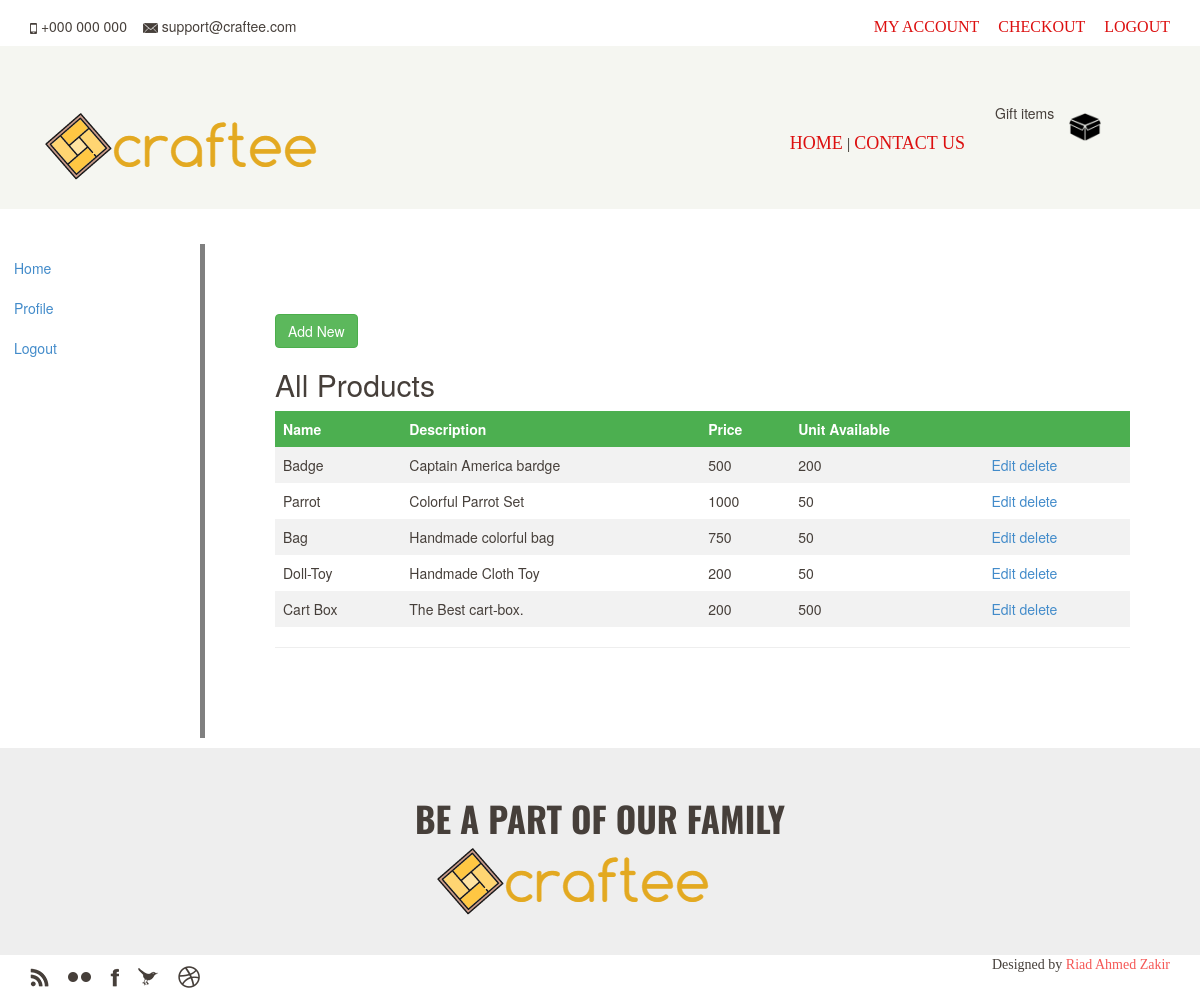
Screenshot of /product.php (signed in) with the database file from the repository.
### tables this page shows
CREATE TABLE `tbl_product` (
  `id` int(11) NOT NULL,
  `name` varchar(100) NOT NULL,
  `description` varchar(500) NOT NULL,
  `price` double NOT NULL,
  `unitAvailable` int(11) NOT NULL
);

### product.php (called while the page is built, shortened)
<?php
require 'models/productClass.php';
$proObj=new ProductClass();
$products=$proObj->getAllProduct();
require 'views/admin_product.view.php';
?>

### models/model.php (called while the page is built, shortened)
<?php
class Model
{
	private $username='root';
	private $password='';
	private $database='craftee_db';
	private $servername='localhost';
	function __construct()
	{
		try
		{
		    $this->db = new PDO("mysql:host=$this->servername;dbname=$this->database", $this->username, $this->password);
		}
		catch(PDOException $e)
		{
		    echo "Connection failed: " . $e->getMessage();
		}
	}
}

### models/productClass.php (called while the page is built, shortened)
<?php
require_once 'model.php';
class ProductClass extends Model
{
	public function getAllProduct()
	{
		try
		{
			$stmt=$this->db->prepare("SELECT id, name, description, price, unitAvailable FROM tbl_product");
			$stmt->execute();
		 	$stmt->setFetchMode(PDO::FETCH_ASSOC);
		 	$result=$stmt->fetchAll();
		 	return $result;
		}
		catch(Exception $e)
		{
		 	echo $e->getMessage();
		}
	}
}

### views/admin_product.view.php (the view)
<?php require 'statics/header.view.php'; ?>
<?php require 'statics/sidebar.view.php'; ?>
<article>
  <a class="btn btn-success" href="add-product.php">Add New</a>
  <h2>All Products</h2>
  <table>
    <tr>
      <th>Name</th>
      <th>Description</th>
      <th>Price</th>
      <th>Unit Available</th>
      <th></th>
    </tr>
      <?php
        foreach ($products as $product)
        {
          echo "<tr>";
          echo "<td>".$product['name']."</td>";
          echo "<td>".$product['description']."</td>";
          echo "<td>".$product['price']."</td>";
          echo "<td>".$product['unitAvailable']."</td>";
          echo "<td>
                  <a href='edit-product.php?id=".$product['id']."&action=edit'>Edit</a>
                  <a href='edit-product.php?id=".$product['id']."&action=delete'>delete</a>
                </td>";
          echo "</tr>";
        }
      ?>
  </table>
  <hr></hr>
</article>
<?php require 'statics/footer.view.php'; ?>

### resource/css/style.css (style rules this page uses)
html,body { color: #463f3a; }
article { margin-left: 200px; border-left: 5px solid gray; padding: 5em; overflow: hidden; }
table { border-collapse: collapse; width: 100%; }
th, td { text-align: left; padding: 8px; }
tr:nth-child(even) { background-color: #f2f2f2 }
th { background-color: #4CAF50; color: white; }

### rows the page displays
tbl_product: name "Badge", description "Captain America bardge", price "500", unitAvailable "200"
tbl_product: name "Parrot", description "Colorful Parrot Set", price "1000", unitAvailable "50"
tbl_product: name "Bag", description "Handmade colorful bag", price "750", unitAvailable "50"
tbl_product: name "Doll-Toy", description "Handmade Cloth Toy", price "200", unitAvailable "50"
tbl_product: name "Cart Box", description "The Best cart-box.", price "200", unitAvailable "500"
